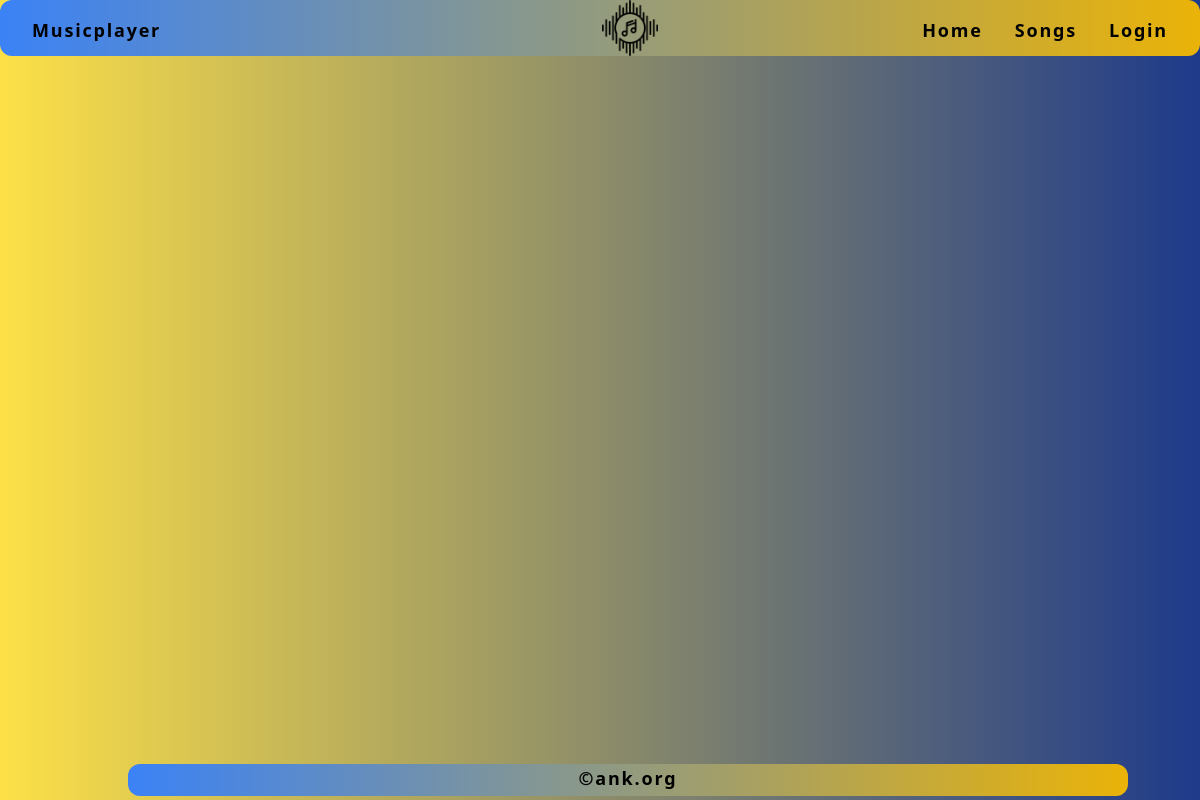
Before: /songs/ with the older database file.
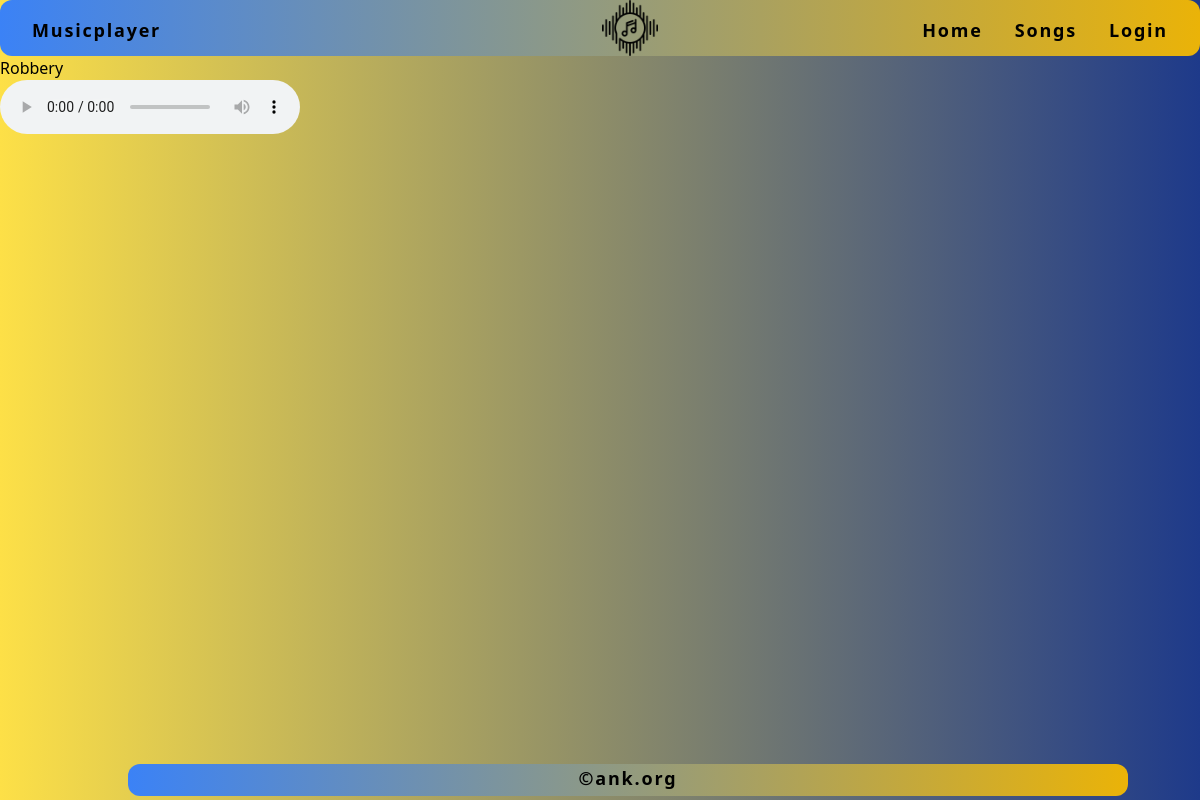
After: the same page with the newer database file.
### songs/models.py (models this page shows, shortened)
class Songs(models.Model):
	title=models.TextField()
	artist=models.TextField()
	image=models.ImageField()
	audio_file = models.FileField(blank=True,null=True)

### songs/views.py (the view)
# urls.py: path('songs/',song_view.songlist,name='song')
def songlist(request):
	song=Songs.objects.all()
	return render(request,"song.html",{'song':song})

### songs/templates/song.html (shortened to what this page needs)
{% extends 'base_layout.html' %}
{% block content %}
	<div>
		{% for item in song%}
		<h1>{{item.title}}</h1>
		 <audio controls id="player">
                <source src="{{item.audio_file.url}}" type="audio/mp3">
         </audio>
		{% endfor %}
	</div>
{% endblock %}

### templates/base_layout.html (shortened to what this page needs)
{% load static %}
<!DOCTYPE html>
<html>
<head>
	 <script src="https://cdn.tailwindcss.com"></script>
	 <link href="https://cdnjs.cloudflare.com/ajax/libs/mediaelement/4.2.7/mediaelementplayer.min.css" rel="stylesheet"/>
</head>
<body class="bg-gradient-to-r from-yellow-300 to-blue-900">
	<header class="flex justify-between bg-gradient-to-r from-blue-500 to-yellow-500 font-bold tracking-widest text-lg rounded-xl">
		<div class="pl-8 pr-16 pt-4">
			<h1>Musicplayer</h1>
		</div>
		<div class="">
			<img src="{% static 'music.png' %}" class="h-14 pl-28">
		</div>
		<div class="pr-8 pt-4">
			<ul class="flex space-x-8">
				<li><a href="{% url 'home' %}">Home</a></li>
				<li><a href="{% url 'song' %}">Songs</a></li>
				<li>Login</li>
			</ul>
		</div>
	</header>
	<content>
		{% block content %}
		{% endblock %}
	</content>
	<footer class="fixed bottom-0 w-10/12 h-8 bg-gradient-to-r from-blue-500 to-yellow-500 text-center font-bold tracking-widest text-lg rounded-xl ml-32 mb-1">
		<h1 class="text-center">©ank.org</h1>
	</footer>
</body>
</html>

Changed rows visible on the page:
added Songs: title "Robbery"
